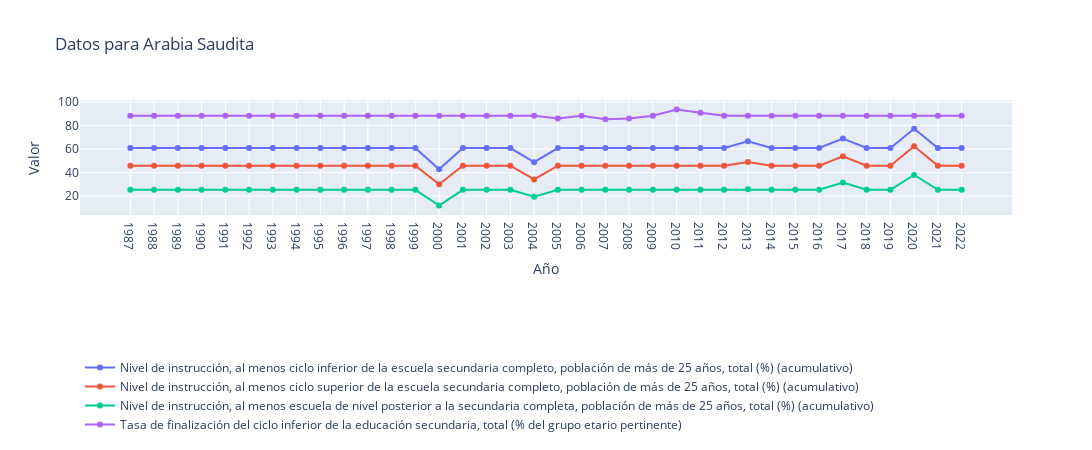
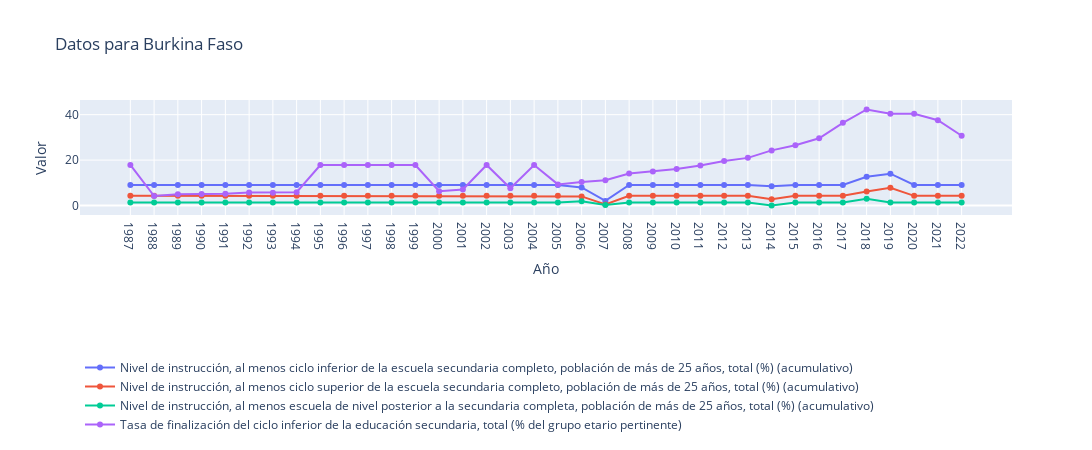

These figures' notebook cell, in order:
### Code cell
# Función para filtrar y mostrar los datos según el país seleccionado
def mostrar_datos_por_pais(pais):
        datos_filtrados = df_filled[df_filled['país'] == pais]
        display(datos_filtrados)

# Interactividad: enlazar el widget de menú desplegable a la función de filtrado
widgets.interactive(mostrar_datos_por_pais, pais=dropdown_paises)

### Figure 1 — Plotly figure (JSON) as saved in the notebook; plotly's stock layout.template omitted (floating-point values rounded to 4 significant figures)
{"data": [{"mode": "lines+markers", "name": "Nivel de instrucción, al menos ciclo inferior de la escuela secundaria completo, población de más de 25 años, total (%) (acumulativo)", "type": "scatter", "x": ["1987", "1988", "1989", "1990", "1991", "1992", "1993", "1994", "1995", "1996", "1997", "1998", "1999", "2000", "2001", "2002", "2003", "2004", "2005", "2006", "2007", "2008", "2009", "2010", "2011", "2012", "2013", "2014", "2015", "2016", "2017", "2018", "2019", "2020", "2021", "2022"], "y": [60.82, 60.82, 60.82, 60.82, 60.82, 60.82, 60.82, 60.82, 60.82, 60.82, 60.82, 60.82, 60.82, 42.75, 60.82, 60.82, 60.82, 48.8, 60.82, 60.82, 60.82, 60.82, 60.82, 60.82, 60.82, 60.82, 66.51, 60.82, 60.82, 60.82, 68.85, 60.82, 60.82, 77.21, 60.82, 60.82]}, {"mode": "lines+markers", "name": "Nivel de instrucción, al menos ciclo superior de la escuela secundaria completo, población de más de 25 años, total (%) (acumulativo)", "type": "scatter", "x": ["1987", "1988", "1989", "1990", "1991", "1992", "1993", "1994", "1995", "1996", "1997", "1998", "1999", "2000", "2001", "2002", "2003", "2004", "2005", "2006", "2007", "2008", "2009", "2010", "2011", "2012", "2013", "2014", "2015", "2016", "2017", "2018", "2019", "2020", "2021", "2022"], "y": [45.86, 45.86, 45.86, 45.86, 45.86, 45.86, 45.86, 45.86, 45.86, 45.86, 45.86, 45.86, 45.86, 30.07, 45.86, 45.86, 45.86, 34.17, 45.86, 45.86, 45.86, 45.86, 45.86, 45.86, 45.86, 45.86, 48.89, 45.86, 45.86, 45.86, 53.88, 45.86, 45.86, 62.29, 45.86, 45.86]}, {"mode": "lines+markers", "name": "Nivel de instrucción, al menos escuela de nivel posterior a la secundaria completa, población de más de 25 años, total (%) (acumulativo)", "type": "scatter", "x": ["1987", "1988", "1989", "1990", "1991", "1992", "1993", "1994", "1995", "1996", "1997", "1998", "1999", "2000", "2001", "2002", "2003", "2004", "2005", "2006", "2007", "2008", "2009", "2010", "2011", "2012", "2013", "2014", "2015", "2016", "2017", "2018", "2019", "2020", "2021", "2022"], "y": [25.37, 25.37, 25.37, 25.37, 25.37, 25.37, 25.37, 25.37, 25.37, 25.37, 25.37, 25.37, 25.37, 12.04, 25.37, 25.37, 25.37, 19.5, 25.37, 25.37, 25.37, 25.37, 25.37, 25.37, 25.37, 25.37, 25.89, 25.37, 25.37, 25.37, 31.48, 25.37, 25.37, 37.92, 25.37, 25.37]}, {"mode": "lines+markers", "name": "Tasa de finalización del ciclo inferior de la educación secundaria, total (% del grupo etario pertinente)", "type": "scatter", "x": ["1987", "1988", "1989", "1990", "1991", "1992", "1993", "1994", "1995", "1996", "1997", "1998", "1999", "2000", "2001", "2002", "2003", "2004", "2005", "2006", "2007", "2008", "2009", "2010", "2011", "2012", "2013", "2014", "2015", "2016", "2017", "2018", "2019", "2020", "2021", "2022"], "y": [88.31, 88.31, 88.31, 88.31, 88.31, 88.31, 88.31, 88.31, 88.31, 88.31, 88.31, 88.31, 88.31, 88.31, 88.31, 88.31, 88.31, 88.31, 85.96, 88.31, 85.3, 85.93, 88.31, 93.54, 90.83, 88.31, 88.31, 88.31, 88.31, 88.31, 88.31, 88.31, 88.31, 88.31, 88.31, 88.31]}], "layout": {"height": 450, "legend": {"orientation": "h", "x": 0, "y": -1.2}, "title": {"text": "Datos para Arabia Saudita"}, "width": 1200, "xaxis": {"title": {"text": "Año"}}, "yaxis": {"title": {"text": "Valor"}}}}

### Figure 2 — Plotly figure (JSON) as saved in the notebook; plotly's stock layout.template omitted (floating-point values rounded to 4 significant figures)
{"data": [{"mode": "lines+markers", "name": "Nivel de instrucción, al menos ciclo inferior de la escuela secundaria completo, población de más de 25 años, total (%) (acumulativo)", "type": "scatter", "x": ["1987", "1988", "1989", "1990", "1991", "1992", "1993", "1994", "1995", "1996", "1997", "1998", "1999", "2000", "2001", "2002", "2003", "2004", "2005", "2006", "2007", "2008", "2009", "2010", "2011", "2012", "2013", "2014", "2015", "2016", "2017", "2018", "2019", "2020", "2021", "2022"], "y": [9.027, 9.027, 9.027, 9.027, 9.027, 9.027, 9.027, 9.027, 9.027, 9.027, 9.027, 9.027, 9.027, 9.027, 9.027, 9.027, 9.027, 9.027, 9.027, 7.938, 2.036, 9.027, 9.027, 9.027, 9.027, 9.027, 9.027, 8.488, 9.027, 9.027, 9.027, 12.67, 14.0, 9.027, 9.027, 9.027]}, {"mode": "lines+markers", "name": "Nivel de instrucción, al menos ciclo superior de la escuela secundaria completo, población de más de 25 años, total (%) (acumulativo)", "type": "scatter", "x": ["1987", "1988", "1989", "1990", "1991", "1992", "1993", "1994", "1995", "1996", "1997", "1998", "1999", "2000", "2001", "2002", "2003", "2004", "2005", "2006", "2007", "2008", "2009", "2010", "2011", "2012", "2013", "2014", "2015", "2016", "2017", "2018", "2019", "2020", "2021", "2022"], "y": [4.256, 4.256, 4.256, 4.256, 4.256, 4.256, 4.256, 4.256, 4.256, 4.256, 4.256, 4.256, 4.256, 4.256, 4.256, 4.256, 4.256, 4.256, 4.256, 4.007, 0.4951, 4.256, 4.256, 4.256, 4.256, 4.256, 4.256, 2.805, 4.256, 4.256, 4.256, 6.152, 7.822, 4.256, 4.256, 4.256]}, {"mode": "lines+markers", "name": "Nivel de instrucción, al menos escuela de nivel posterior a la secundaria completa, población de más de 25 años, total (%) (acumulativo)", "type": "scatter", "x": ["1987", "1988", "1989", "1990", "1991", "1992", "1993", "1994", "1995", "1996", "1997", "1998", "1999", "2000", "2001", "2002", "2003", "2004", "2005", "2006", "2007", "2008", "2009", "2010", "2011", "2012", "2013", "2014", "2015", "2016", "2017", "2018", "2019", "2020", "2021", "2022"], "y": [1.278, 1.278, 1.278, 1.278, 1.278, 1.278, 1.278, 1.278, 1.278, 1.278, 1.278, 1.278, 1.278, 1.278, 1.278, 1.278, 1.278, 1.278, 1.278, 1.836, 0.2671, 1.278, 1.278, 1.278, 1.278, 1.278, 1.278, 0, 1.278, 1.278, 1.278, 3.01, 1.278, 1.278, 1.278, 1.278]}, {"mode": "lines+markers", "name": "Tasa de finalización del ciclo inferior de la educación secundaria, total (% del grupo etario pertinente)", "type": "scatter", "x": ["1987", "1988", "1989", "1990", "1991", "1992", "1993", "1994", "1995", "1996", "1997", "1998", "1999", "2000", "2001", "2002", "2003", "2004", "2005", "2006", "2007", "2008", "2009", "2010", "2011", "2012", "2013", "2014", "2015", "2016", "2017", "2018", "2019", "2020", "2021", "2022"], "y": [17.84, 4.182, 4.904, 5.082, 5.125, 5.688, 5.664, 5.857, 17.84, 17.84, 17.84, 17.84, 17.84, 6.293, 7.039, 17.84, 7.56, 17.84, 9.296, 10.33, 11.13, 14.08, 15.02, 16.03, 17.64, 19.62, 20.97, 24.27, 26.54, 29.59, 36.38, 42.27, 40.41, 40.38, 37.57, 30.7]}], "layout": {"height": 450, "legend": {"orientation": "h", "x": 0, "y": -1.2}, "title": {"text": "Datos para Burkina Faso"}, "width": 1200, "xaxis": {"title": {"text": "Año"}}, "yaxis": {"title": {"text": "Valor"}}}}
